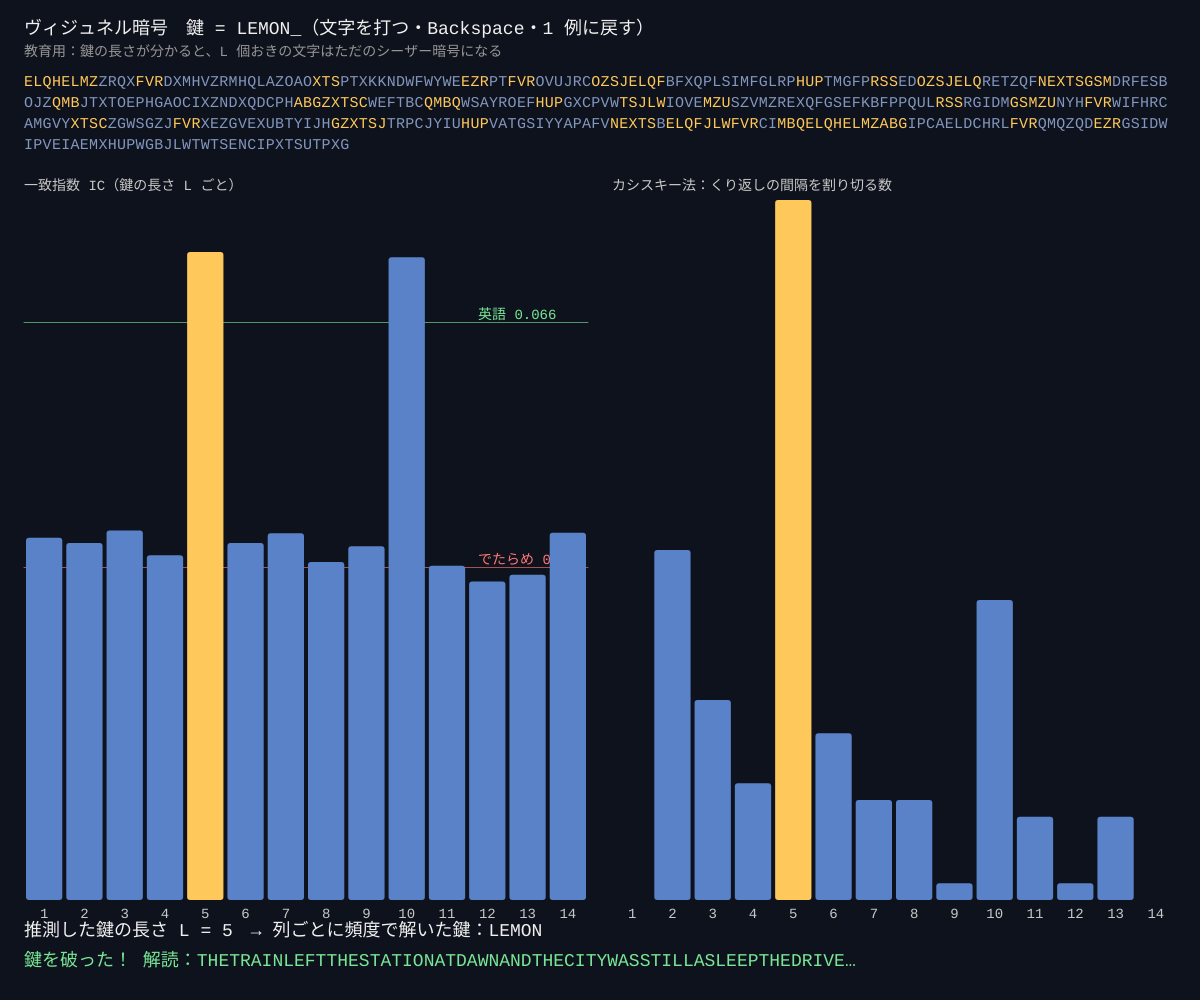
Frame 1 (no input)
Frame 60 (no input): identical to frame 1, image omitted
Frame 120 (the mouse pressed at the canvas centre since frame 60): identical to frame 1, image omitted

The p5.js sketch that drew this single still picture (run headless with seeded random() and noise() and a simulated clock; from frame 60 on, the mouse is pressed at the canvas centre):

// p5.js sketch
// ── sketch.js
// ============================================
// 02 ヴィジュネル暗号とカシスキー法
// 鍵の単語をくり返し並べ、1 文字ごとに違う数だけずらす暗号。頻度がならされて 01 の方法が効かない。
// でも鍵の長さ L が分かれば「L 個おきの文字」はただのシーザー暗号 → 00 の方法で解ける
//   カシスキー法：同じ 3 文字のくり返しの間隔は L の倍数になりやすい
//   一致指数（IC）：L 個おきに取り出した文字の偏り。正しい L で英語の値（約 0.066）に近づく
// 文字を打つ = 鍵の単語を入力 / Backspace = 1 文字消す / 1 = 鍵を例に戻す
// ※ 教育用。実際の安全な暗号には使わない
// ============================================

const PLAIN = ('THE TRAIN LEFT THE STATION AT DAWN AND THE CITY WAS STILL ASLEEP. ' +
  'THE DRIVER KNEW THE ROUTE BY HEART AND THE PASSENGERS KNEW THE DRIVER. ' +
  'AT THE THIRD STOP A WOMAN WITH A RED UMBRELLA STEPPED ONTO THE PLATFORM AND ' +
  'LOOKED AT THE CLOCK. SHE WAS WAITING FOR A LETTER THAT WOULD CHANGE EVERYTHING, ' +
  'AND THE LETTER WAS IN THE POCKET OF THE MAN SITTING NEXT TO THE WINDOW. ' +
  'NEITHER OF THEM KNEW THAT THE OTHER WAS THERE, AND THE TRAIN MOVED ON ' +
  'THROUGH THE FIELDS AND THE RIVERS UNTIL THE SUN WAS HIGH ABOVE THE HILLS.').replace(/[^A-Z]/g, '');

const EN_FREQ = [8.2, 1.5, 2.8, 4.3, 12.7, 2.2, 2.0, 6.1, 7.0, 0.15, 0.77, 4.0, 2.4,
  6.7, 7.5, 1.9, 0.095, 6.0, 6.3, 9.1, 2.8, 0.98, 2.4, 0.15, 2.0, 0.074];

let keyword = 'LEMON';   // ★ 鍵の単語（A〜Z、最大 10 文字）
let maxL = 14;           // ★ 調べる鍵の長さの上限
let cipherText = '', ic = [], kasiski = [], repeats = [], guessL = 1, recovered = '';

function setup() {
  createCanvas(windowWidth, windowHeight);
  textFont('monospace');
  analyze();
}

// ★ ヴィジュネル暗号：i 文字目を 鍵[i % 鍵の長さ] だけずらす
function vigenere(s, kw) {
  let out = '';
  for (let i = 0; i < s.length; i++) {
    let k = kw.charCodeAt(i % kw.length) - 65;
    out += String.fromCharCode(65 + (s.charCodeAt(i) - 65 + k) % 26);
  }
  return out;
}

function analyze() {
  cipherText = keyword.length > 0 ? vigenere(PLAIN, keyword) : PLAIN;
  // 一致指数：L 個おきの列ごとに「同じ文字を 2 つ選ぶ確率」を出して平均
  ic = [];
  for (let L = 1; L <= maxL; L++) {
    let sum = 0;
    for (let c = 0; c < L; c++) sum += indexOfCoincidence(column(cipherText, L, c));
    ic.push(sum / L);
  }
  // カシスキー法：同じ 3 文字の並びが出てくる間隔を集めて、2〜maxL の約数を数える
  kasiski = new Array(maxL + 1).fill(0);
  repeats = [];
  let seen = {};
  for (let i = 0; i + 3 <= cipherText.length; i++) {
    let tri = cipherText.substr(i, 3);
    if (seen[tri] !== undefined) {
      let gap = i - seen[tri];
      repeats.push({ a: seen[tri], b: i, gap });
      for (let L = 2; L <= maxL; L++) if (gap % L === 0) kasiski[L]++;
    }
    seen[tri] = i;
  }
  // IC が英語（0.066）にいちばん近い最小の L を鍵の長さと推測
  guessL = 1;
  for (let L = 1; L <= maxL; L++) if (ic[L - 1] > 0.058) { guessL = L; break; }
  // 列ごとにシーザーの総当たり（00 と同じカイ二乗）で鍵の文字を復元
  recovered = '';
  for (let c = 0; c < guessL; c++) recovered += String.fromCharCode(65 + bestShift(column(cipherText, guessL, c)));
}

function draw() {
  background(14, 18, 28);
  noStroke();
  fill(240);
  textSize(18);
  text('ヴィジュネル暗号　鍵 = ' + keyword + (frameCount % 60 < 30 ? '_' : ' ') + '（文字を打つ・Backspace・1 例に戻す）', 24, 34);
  fill(150);
  textSize(14);
  text('教育用：鍵の長さが分かると、L 個おきの文字はただのシーザー暗号になる', 24, 56);

  // ---- 暗号文（くり返しの 3 文字を色づけ）
  let tsz = constrain(width / 80, 11, 16), cw = tsz * 0.62;
  let perLine = floor((width - 48) / cw);
  let mark = new Array(cipherText.length).fill(0);
  for (let r of repeats.slice(0, 40)) for (let j = 0; j < 3; j++) { mark[r.a + j] = 1; mark[r.b + j] = 1; }
  textSize(tsz);
  let lines = ceil(cipherText.length / perLine);
  for (let i = 0; i < cipherText.length; i++) {
    let col = i % perLine, ln = floor(i / perLine);
    fill(mark[i] ? color(255, 200, 90) : color(130, 150, 190));
    text(cipherText[i], 24 + col * cw, 86 + ln * tsz * 1.4);
  }
  let gy = 86 + lines * tsz * 1.4 + 20;

  // ---- グラフ 2 つ
  let gh = height - gy - 110, half = (width - 72) / 2;
  drawBars(24, gy, half, gh, ic.map(v => v), 0.08, '一致指数 IC（鍵の長さ L ごと）', [0.066, 0.038], 1);
  drawBars(48 + half, gy, half, gh, kasiski.slice(1), max(1, max(kasiski)), 'カシスキー法：くり返しの間隔を割り切る数', null, 1);

  // ---- 結果
  fill(240);
  textSize(18);
  text('推測した鍵の長さ L = ' + guessL + '　→ 列ごとに頻度で解いた鍵：' + recovered, 24, height - 64);
  let ok = recovered === keyword || (keyword.length > 0 && recovered.length % keyword.length === 0 && recovered === keyword.repeat(recovered.length / keyword.length));
  fill(ok ? color(120, 230, 150) : color(255, 150, 120));
  text(ok ? '鍵を破った！ 解読：' + vigenereBack(cipherText, recovered).slice(0, 60) + '…' : 'まだ外れ（鍵が長い・文が短いと難しい）', 24, height - 34);
}

function drawBars(x, y, w, h, vals, top, title, refs, startL) {
  fill(200);
  textSize(14);
  text(title, x, y);
  let bw = w / vals.length;
  if (refs) {
    for (let i = 0; i < refs.length; i++) {
      let ry = y + 10 + h - refs[i] / top * h;
      stroke(i === 0 ? color(120, 230, 150, 160) : color(255, 120, 120, 160));
      line(x, ry, x + w, ry);
      noStroke();
      fill(i === 0 ? color(120, 230, 150) : color(255, 120, 120));
      text(i === 0 ? '英語 0.066' : 'でたらめ 0.038', x + w - 110, ry - 4);
    }
  }
  for (let i = 0; i < vals.length; i++) {
    let L = i + startL, bh = constrain(vals[i] / top, 0, 1) * h;
    fill(L === guessL ? color(255, 200, 90) : color(90, 130, 200));
    rect(x + i * bw + 2, y + 10 + h - bh, bw - 4, bh, 3);
    fill(200);
    textAlign(CENTER);
    text(L, x + i * bw + bw / 2, y + h + 28);
    textAlign(LEFT);
  }
}

function keyPressed() {
  if (key === 'Backspace') keyword = keyword.slice(0, -1);
  else if (key === '1') keyword = 'LEMON';
  else if (key.length === 1) {
    let up = key.toUpperCase();
    if (up >= 'A' && up <= 'Z' && keyword.length < 10) keyword += up;
  }
  analyze();
  return false;
}

// ---------- やってみよう ----------
// 1. 鍵を A 1 文字にすると？（ずらさない）。B 1 文字なら 00 のシーザー暗号と同じ
// 2. 鍵を長くしていくと、何文字から破れなくなる？ PLAIN を長くすると？
// 3. IC のグラフで、正しい L の倍数（2L, 3L）も高くなるのはなぜ？
// 4. 鍵を PLAIN と同じ長さのランダムな文字にすると…それが 03 のワンタイムパッド

// ==================================================
// ここから下は「道具」（列の取り出し・一致指数・シーザーの総当たり）
// ==================================================
function column(s, L, c) { let o = ''; for (let i = c; i < s.length; i += L) o += s[i]; return o; }
function indexOfCoincidence(s) {
  let n = s.length; if (n < 2) return 0;
  let f = new Array(26).fill(0); for (let ch of s) f[ch.charCodeAt(0) - 65]++;
  let sum = 0; for (let v of f) sum += v * (v - 1);
  return sum / (n * (n - 1));
}
function bestShift(s) {
  let best = 0, bestChi = Infinity;
  for (let k = 0; k < 26; k++) {
    let f = new Array(26).fill(0);
    for (let ch of s) f[(ch.charCodeAt(0) - 65 - k + 26) % 26]++;
    let chi = 0;
    for (let i = 0; i < 26; i++) { let e = s.length * EN_FREQ[i] / 100; chi += (f[i] - e) * (f[i] - e) / e; }
    if (chi < bestChi) { bestChi = chi; best = k; }
  }
  return best;
}
function vigenereBack(s, kw) {
  let o = ''; for (let i = 0; i < s.length; i++) o += String.fromCharCode(65 + (s.charCodeAt(i) - kw.charCodeAt(i % kw.length) + 26) % 26);
  return o;
}
